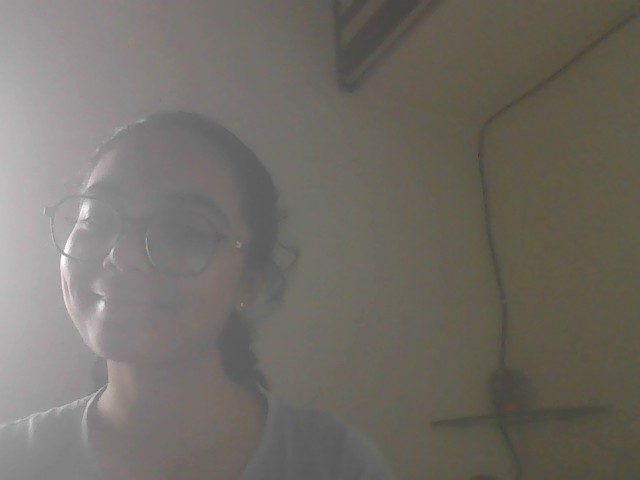
#> input picture backend/uploads/face/face_1_20260822_111503.jpg, 640 x 480 px
$ python -i preprocessing.py   (imports and definitions only)
#> lines starting #> are read from the running program, lines starting #| are printed output that depends on the picture
#> further down, picture is the input picture: shape (480, 640, 3); mean B, G, R 102.6, 109.9, 114.1

# Preprocessing functions for face emotion detection


import cv2
import numpy as np
from .config import IMG_SIZE

def preprocess_image(image, target_size=IMG_SIZE):
    """
    Preprocess image for emotion detection
    """
#> called with target_size = (48, 48)
    # Resize image
    if len(image.shape) == 3:
        image = cv2.cvtColor(image, cv2.COLOR_BGR2GRAY)

    # Resize to target size
    image = cv2.resize(image, target_size)
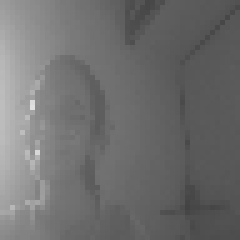
#> image: shape (48, 48) (shown 5 times larger); min 67, max 224, mean 110.3

    # Apply histogram equalization for better contrast
    image = cv2.equalizeHist(image)
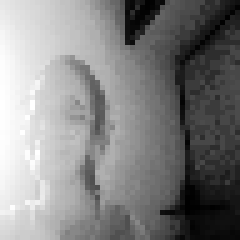
#> image: shape (48, 48) (shown 5 times larger); min 0, max 255, mean 129.8

    # Normalize to [0, 1]
    image = image / 255.0

    # Add channel dimension
    image = np.expand_dims(image, axis=-1)

    return image

def preprocess_face(face):
    """
    Preprocess detected face region
    """
    # Convert to grayscale if needed
    if len(face.shape) == 3:
        face = cv2.cvtColor(face, cv2.COLOR_BGR2GRAY)

    # Resize
    face = cv2.resize(face, IMG_SIZE)

    # Equalize histogram
    face = cv2.equalizeHist(face)

    # Normalize
    face = face / 255.0

    # Add batch and channel dimensions
    face = np.expand_dims(face, axis=0)
    face = np.expand_dims(face, axis=-1)

    return face

>>> import cv2
>>> picture = cv2.imread('../../uploads/face/face_1_20260822_111503.jpg')
>>> result = preprocess_image(picture)

$ run again, on backend/uploads/face/face_1_20260822_112015.jpg
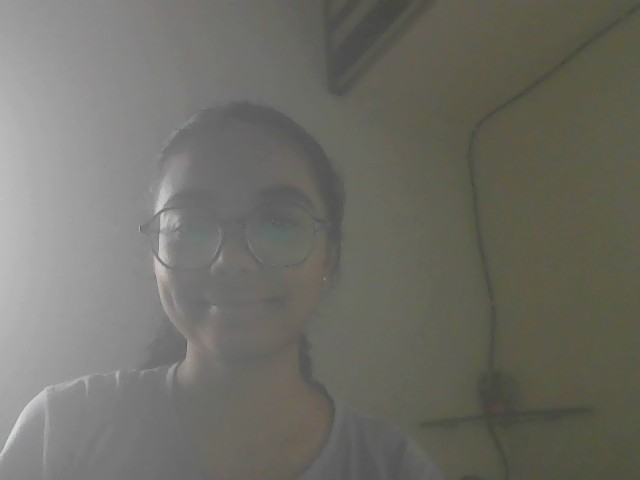
#> input picture backend/uploads/face/face_1_20260822_112015.jpg, 640 x 480 px
#> picture is the input picture: shape (480, 640, 3); mean B, G, R 102.6, 110.1, 110.6
#> in preprocess_image, `image = cv2.resize(image, target_size)`:
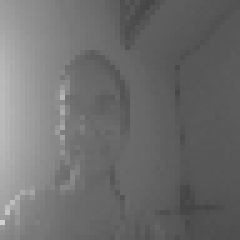
#> image: shape (48, 48) (shown 5 times larger); min 69, max 209, mean 109.5
#> in preprocess_image, `image = cv2.equalizeHist(image)`:
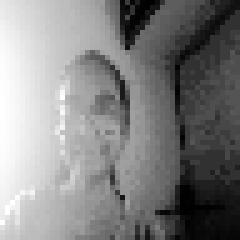
#> image: shape (48, 48) (shown 5 times larger); min 0, max 255, mean 130

$ run again, on backend/uploads/face/face_1_20260822_213207.jpg
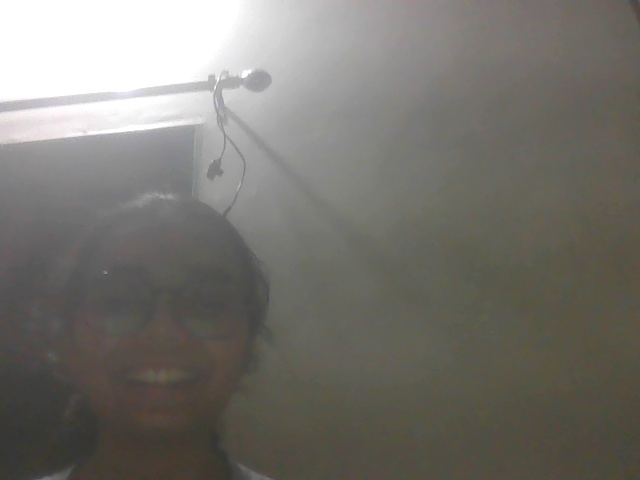
#> input picture backend/uploads/face/face_1_20260822_213207.jpg, 640 x 480 px
#> picture is the input picture: shape (480, 640, 3); mean B, G, R 110.9, 116.9, 119.1
#> in preprocess_image, `image = cv2.resize(image, target_size)`:
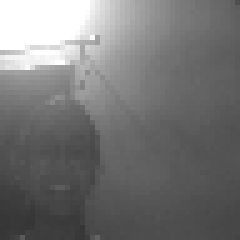
#> image: shape (48, 48) (shown 5 times larger); min 54, max 255, mean 117
#> in preprocess_image, `image = cv2.equalizeHist(image)`:
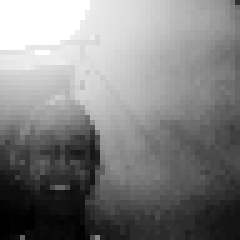
#> image: shape (48, 48) (shown 5 times larger); min 0, max 255, mean 129.2

$ run again, on backend/uploads/face/face_1_20260822_224128.jpg
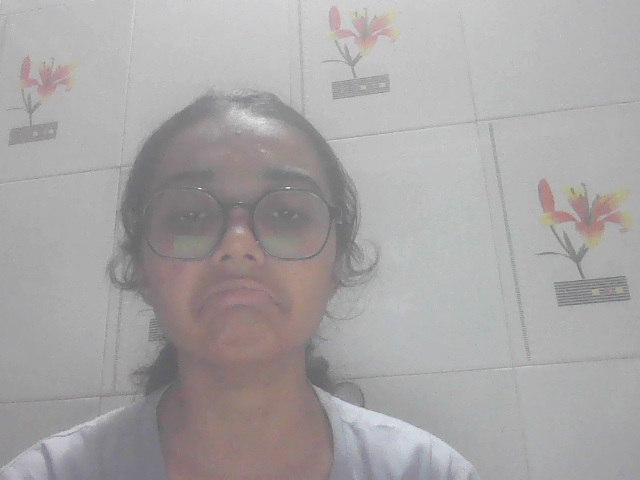
#> input picture backend/uploads/face/face_1_20260822_224128.jpg, 640 x 480 px
#> picture is the input picture: shape (480, 640, 3); mean B, G, R 164.8, 164.6, 167.4
#> in preprocess_image, `image = cv2.resize(image, target_size)`:
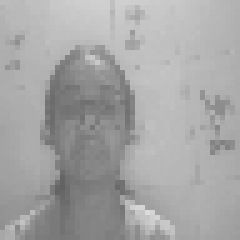
#> image: shape (48, 48) (shown 5 times larger); min 97, max 219, mean 165.5
#> in preprocess_image, `image = cv2.equalizeHist(image)`:
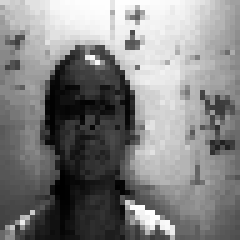
#> image: shape (48, 48) (shown 5 times larger); min 0, max 255, mean 129.4
